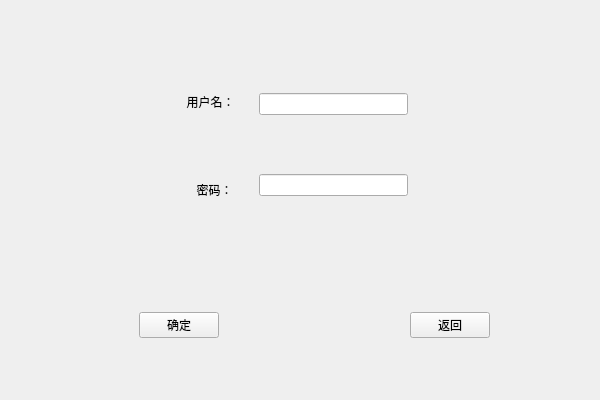
<?xml version="1.0" encoding="UTF-8"?>
<ui version="4.0">
 <class>Student_Login</class>
 <widget class="QWidget" name="Student_Login">
  <property name="geometry">
   <rect>
    <x>0</x>
    <y>0</y>
    <width>600</width>
    <height>400</height>
   </rect>
  </property>
  <property name="minimumSize">
   <size>
    <width>600</width>
    <height>400</height>
   </size>
  </property>
  <property name="maximumSize">
   <size>
    <width>600</width>
    <height>400</height>
   </size>
  </property>
  <property name="windowTitle">
   <string>登录窗口</string>
  </property>
  <property name="styleSheet">
   <string notr="true"/>
  </property>
  <widget class="QWidget" name="widget" native="true">
   <property name="geometry">
    <rect>
     <x>259</x>
     <y>40</y>
     <width>149</width>
     <height>211</height>
    </rect>
   </property>
   <layout class="QVBoxLayout" name="verticalLayout">
    <item>
     <widget class="QLineEdit" name="text_line"/>
    </item>
    <item>
     <widget class="QLineEdit" name="password_line_2">
      <property name="echoMode">
       <enum>QLineEdit::Password</enum>
      </property>
     </widget>
    </item>
   </layout>
  </widget>
  <widget class="QWidget" name="widget_3" native="true">
   <property name="geometry">
    <rect>
     <x>139</x>
     <y>300</y>
     <width>351</width>
     <height>51</height>
    </rect>
   </property>
   <layout class="QHBoxLayout" name="horizontalLayout">
    <item>
     <widget class="QPushButton" name="btn_Ok">
      <property name="text">
       <string>确定</string>
      </property>
     </widget>
    </item>
    <item>
     <spacer name="horizontalSpacer">
      <property name="orientation">
       <enum>Qt::Horizontal</enum>
      </property>
      <property name="sizeHint" stdset="0">
       <size>
        <width>40</width>
        <height>20</height>
       </size>
      </property>
     </spacer>
    </item>
    <item>
     <widget class="QPushButton" name="btn_back">
      <property name="text">
       <string>返回</string>
      </property>
     </widget>
    </item>
   </layout>
  </widget>
  <widget class="QWidget" name="widget_2" native="true">
   <property name="geometry">
    <rect>
     <x>150</x>
     <y>60</y>
     <width>111</width>
     <height>171</height>
    </rect>
   </property>
   <layout class="QVBoxLayout" name="verticalLayout_2">
    <item>
     <widget class="QLabel" name="label_2">
      <property name="text">
       <string>           用户名：</string>
      </property>
     </widget>
    </item>
    <item>
     <widget class="QLabel" name="label">
      <property name="text">
       <string>              密码：</string>
      </property>
     </widget>
    </item>
   </layout>
  </widget>
 </widget>
 <resources/>
 <connections/>
</ui>
